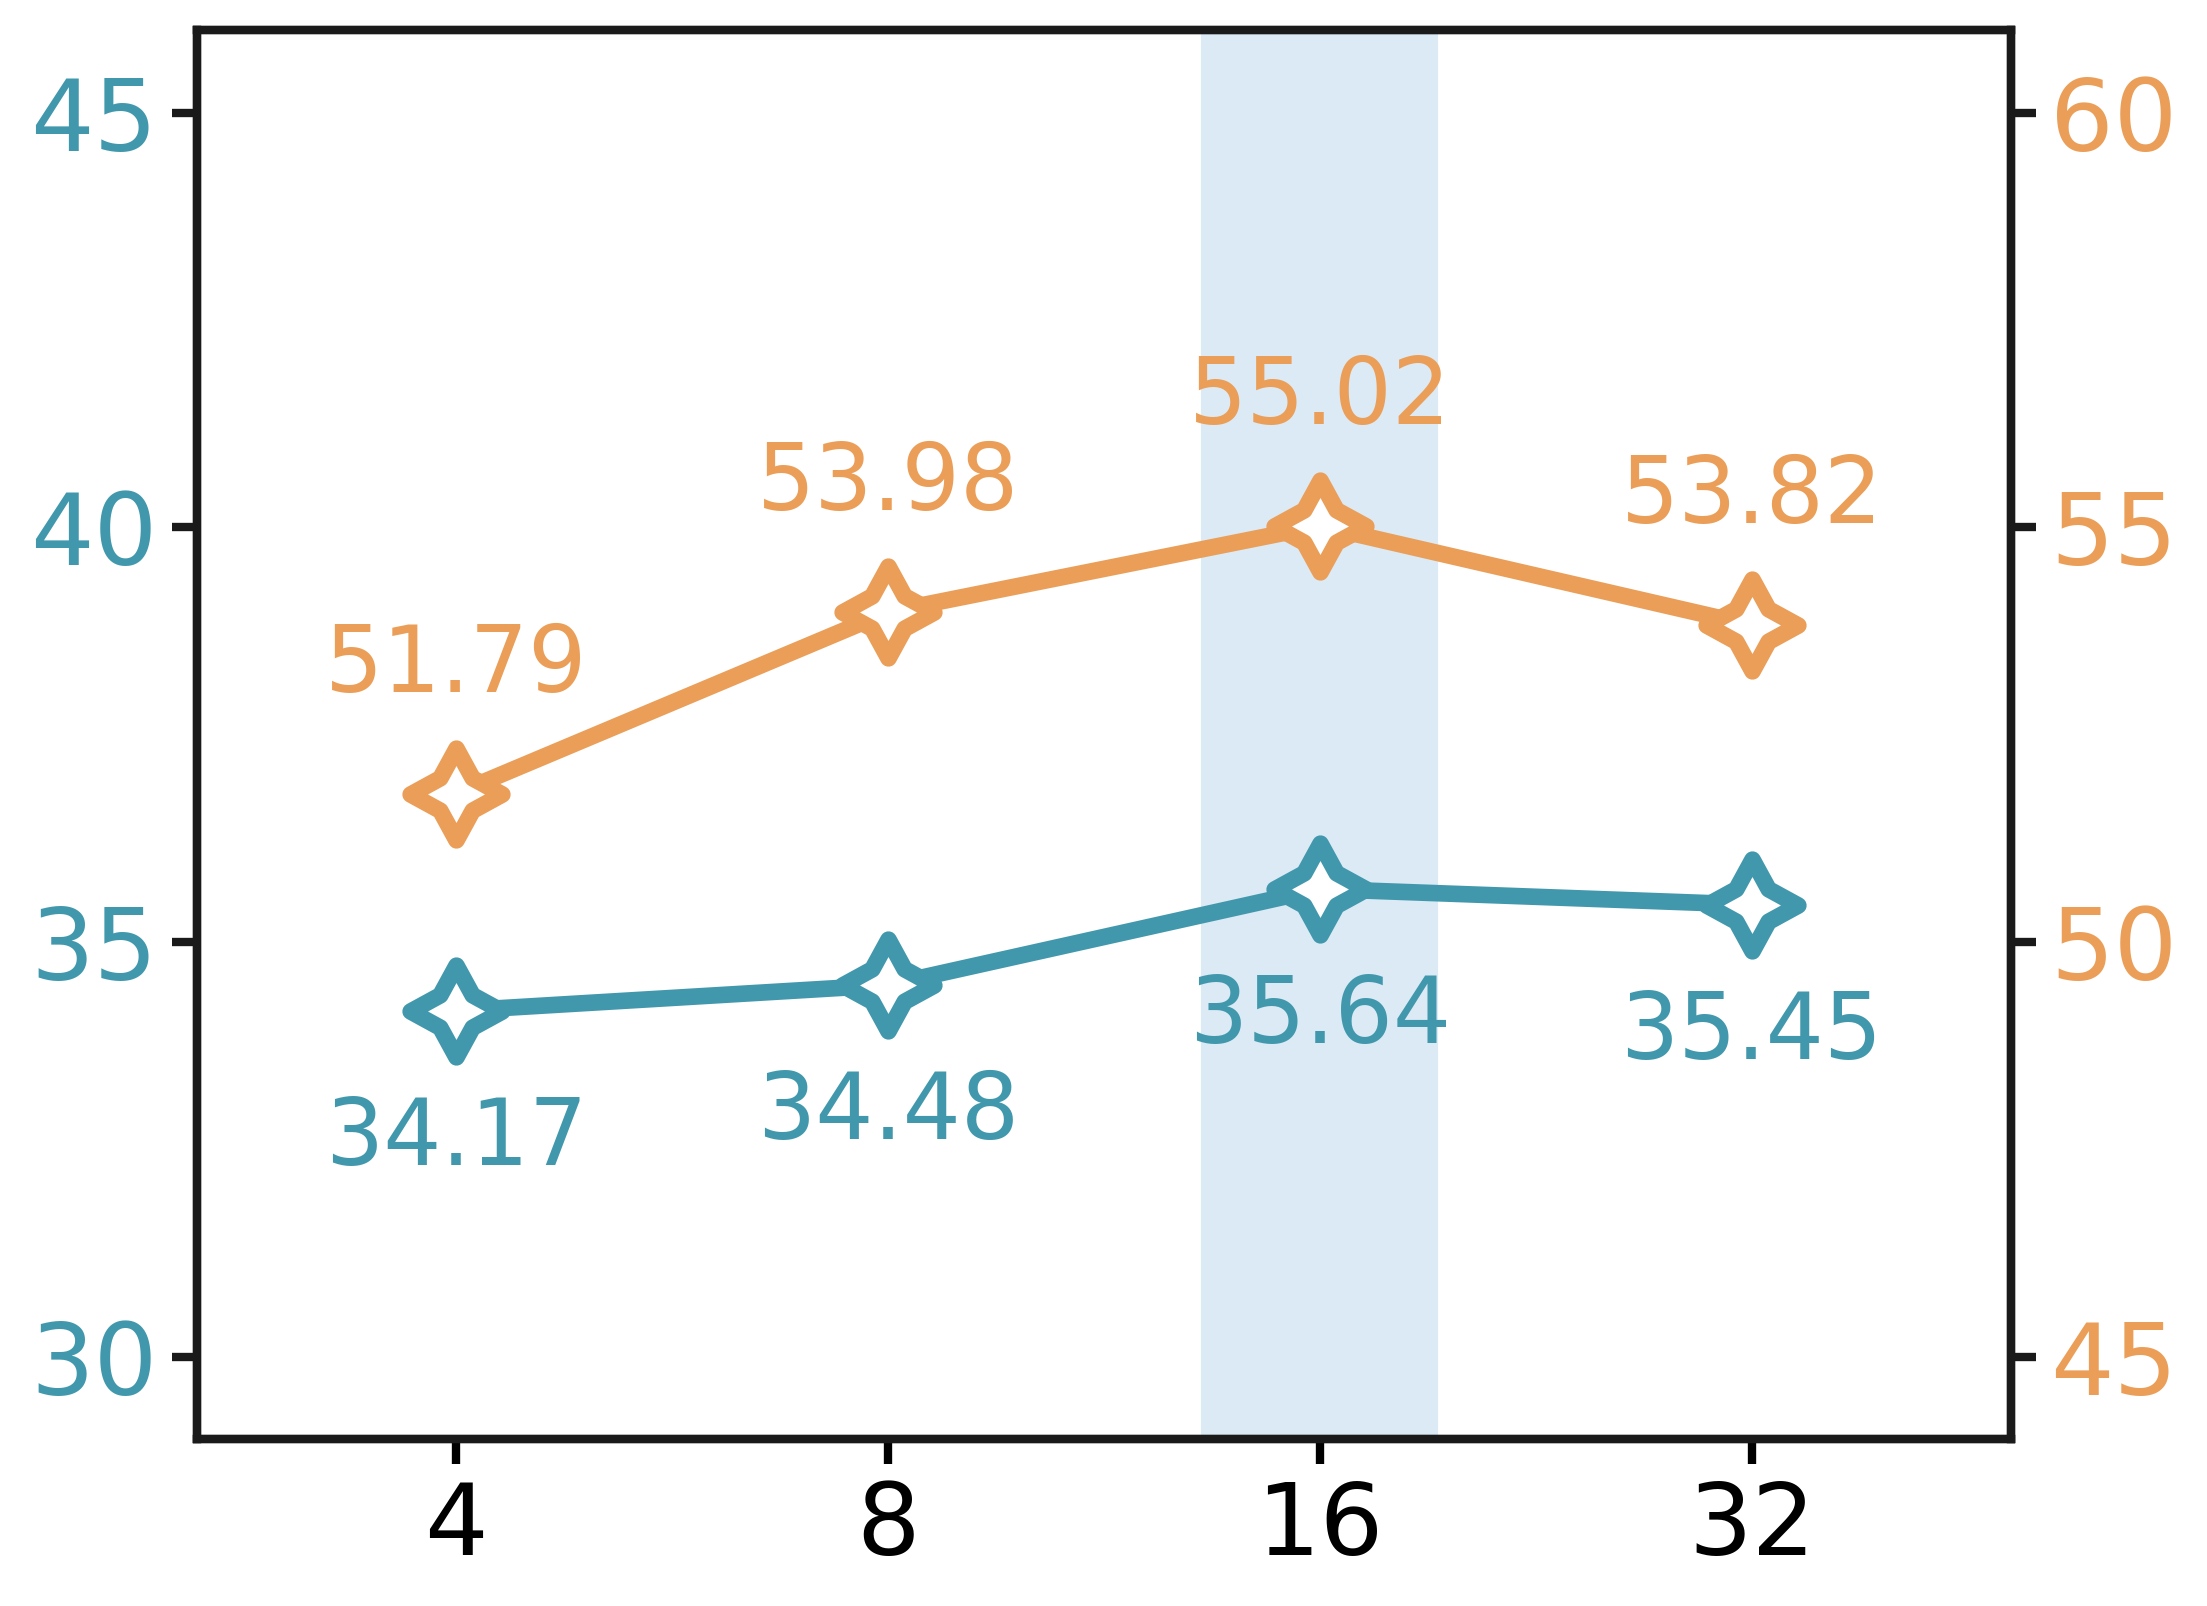

Source code (Python):
import os

import matplotlib

matplotlib.use("Agg")
import matplotlib.pyplot as plt
import numpy as np
from matplotlib.path import Path

# ==== 配置区: 修改数据与样式 ====
# top-k -> 各数据集 (Avg@8, Pass@8)
DATA = {
    4: {"AIME24": (14.17, 7.50), "AIME25": (26.67, 20.00),
        "AMC23": (44.69, 72.50), "MATH500": (70.30, 88.00),
        "Average": (34.17, 51.79)},
    8: {"AIME24": (11.67, 9.58), "AIME25": (23.33, 26.67),
        "AMC23": (46.25, 77.50), "MATH500": (70.40, 88.40),
        "Average": (34.48, 53.98)},
    16: {"AIME24": (14.17, 11.67), "AIME25": (26.67, 30.00),
         "AMC23": (46.56, 75.00), "MATH500": (70.15, 88.40),
         "Average": (35.64, 55.02)},
    32: {"AIME24": (14.17, 10.83), "AIME25": (26.67, 30.00),
         "AMC23": (46.25, 70.00), "MATH500": (70.53, 88.60),
         "Average": (35.45, 53.82)},
}

DATASET = "Average"
COLORS = {"Avg@8": "#4198ac", "Pass@8": "#ea9e58"}

FONT_SIZE = 28
LINE_WIDTH = 4
BORDER_WIDTH = 2             # 图像四周边框粗细 (独立于 LINE_WIDTH)
TICK_WIDTH = 2               # 刻度小横线粗细 (独立于 LINE_WIDTH)
MARKER_SIZE = 22
HIGHLIGHT_RATIO = 16            # 需要强调的 top-k
HIGHLIGHT_COLOR = "#dceaf5"     # 强调区浅色底纹
HIGHLIGHT_HALF_WIDTH = 0.27     # 阴影半宽 (按视觉对齐 drop_ratio_average)
OUTPUT_NAME = "top-k_average.png"
# ================================

# 四角星轮廓 (外顶点在上下左右, 内顶点收窄成星形)
_r_in = 0.50
_star4 = []
for i in range(4):
    ang = np.pi / 2 - i * np.pi / 2
    _star4.append((np.cos(ang), np.sin(ang)))
    ang -= np.pi / 4
    _star4.append((_r_in * np.cos(ang), _r_in * np.sin(ang)))
STAR4 = Path(_star4 + [_star4[0]], closed=True)

plt.rcParams.update({
    "font.family": "DejaVu Sans",
    "font.size": FONT_SIZE,
    "axes.linewidth": BORDER_WIDTH,
    "axes.edgecolor": "#1A1A1A",
    "xtick.direction": "out",
    "ytick.direction": "out",
    "xtick.major.width": TICK_WIDTH,
    "ytick.major.width": TICK_WIDTH,
    "xtick.major.size": 6,
    "ytick.major.size": 6,
    "savefig.bbox": "tight",
})

out_path = os.path.join(os.path.dirname(os.path.abspath(__file__)), OUTPUT_NAME)

ratios = sorted(DATA)
positions = range(len(ratios))
avg8 = [DATA[r][DATASET][0] for r in ratios]
pass8 = [DATA[r][DATASET][1] for r in ratios]

fig, ax = plt.subplots(figsize=(8.0, 6.0))
ax2 = ax.twinx()

hi = ratios.index(HIGHLIGHT_RATIO)
ax.axvspan(hi - HIGHLIGHT_HALF_WIDTH, hi + HIGHLIGHT_HALF_WIDTH,
           color=HIGHLIGHT_COLOR, zorder=0)

ax2.plot(positions, pass8, marker=STAR4, markersize=MARKER_SIZE,
         markerfacecolor="white", markeredgewidth=LINE_WIDTH,
         markeredgecolor=COLORS["Pass@8"],
         linewidth=LINE_WIDTH, color=COLORS["Pass@8"], label="Pass@8")
ax.plot(positions, avg8, marker=STAR4, markersize=MARKER_SIZE,
        markerfacecolor="white", markeredgewidth=LINE_WIDTH,
        markeredgecolor=COLORS["Avg@8"],
        linewidth=LINE_WIDTH, color=COLORS["Avg@8"], label="Avg@8")

LABEL_OFFSET = 1.0
for x, y in zip(positions, pass8):
    ax2.annotate(f"{y:.2f}", (x, y), xytext=(x, y + LABEL_OFFSET),
                 ha="center", va="bottom", fontsize=FONT_SIZE - 6,
                 color=COLORS["Pass@8"])
for x, y in zip(positions, avg8):
    ax.annotate(f"{y:.2f}", (x, y), xytext=(x, y - LABEL_OFFSET),
                ha="center", va="top", fontsize=FONT_SIZE - 6,
                color=COLORS["Avg@8"])

ax.set_xlabel("", fontsize=FONT_SIZE)
ax.set_xticks(list(positions))
ax.set_xticklabels([f"{r}" for r in ratios])
ax.tick_params(axis="x", labelsize=FONT_SIZE-4)
ax.set_xlim(-0.6, len(ratios) - 0.4)

ax.set_ylim(29, 46)
ax.set_yticks([30, 35, 40, 45])
ax.tick_params(axis="y", labelsize=FONT_SIZE-4, labelcolor=COLORS["Avg@8"],
               colors="#1A1A1A")

ax2.set_ylim(44, 61)
ax2.set_yticks([ 45, 50,55,60])
ax2.tick_params(axis="y", labelsize=FONT_SIZE-4, labelcolor=COLORS["Pass@8"],
                colors="#1A1A1A")

ax.grid(False)
ax.set_axisbelow(True)
for s in ax.spines.values():
    s.set_linewidth(BORDER_WIDTH)
    s.set_color("#1A1A1A")
for s in ax2.spines.values():
    s.set_linewidth(BORDER_WIDTH)
    s.set_color("#1A1A1A")

# ax.legend(fontsize=FONT_SIZE, loc="center right", frameon=False)

# ax.set_title("Top-k", fontsize=FONT_SIZE, pad=12)

fig.tight_layout()
fig.savefig(out_path, dpi=300)
print(f"saved: {out_path}")
